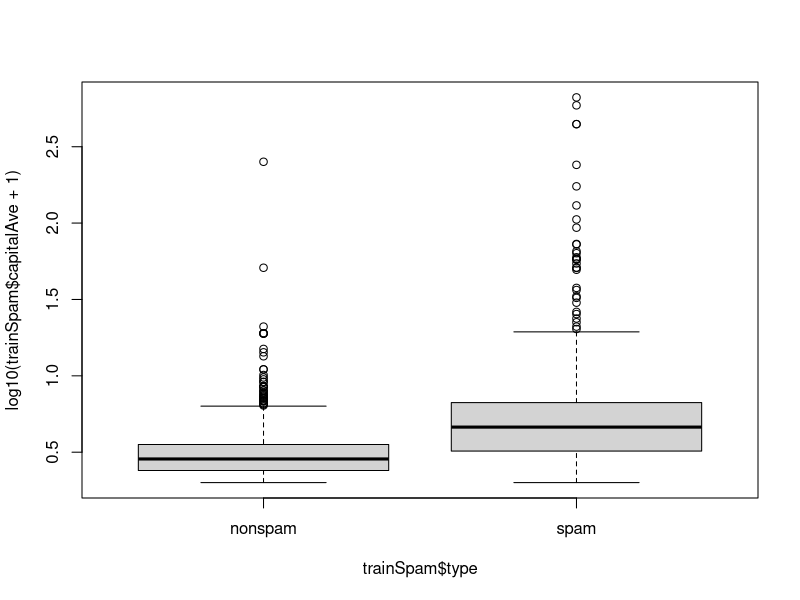
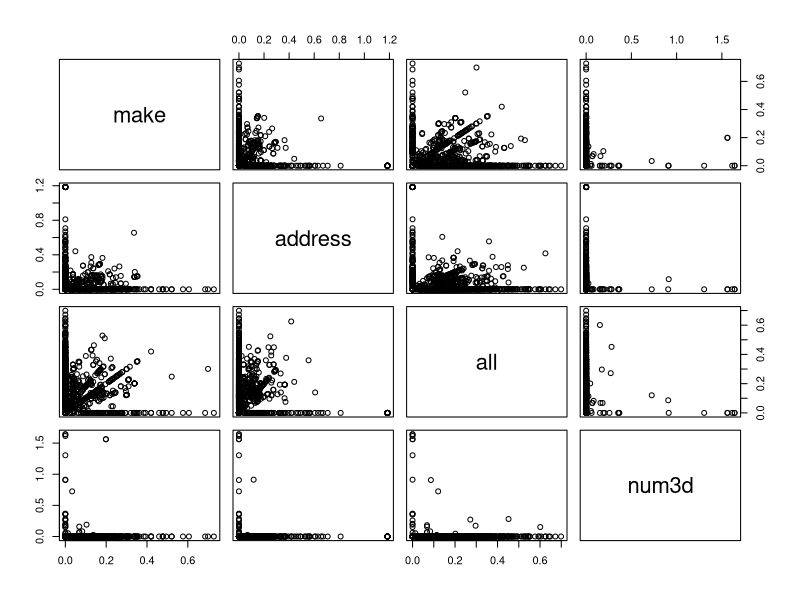
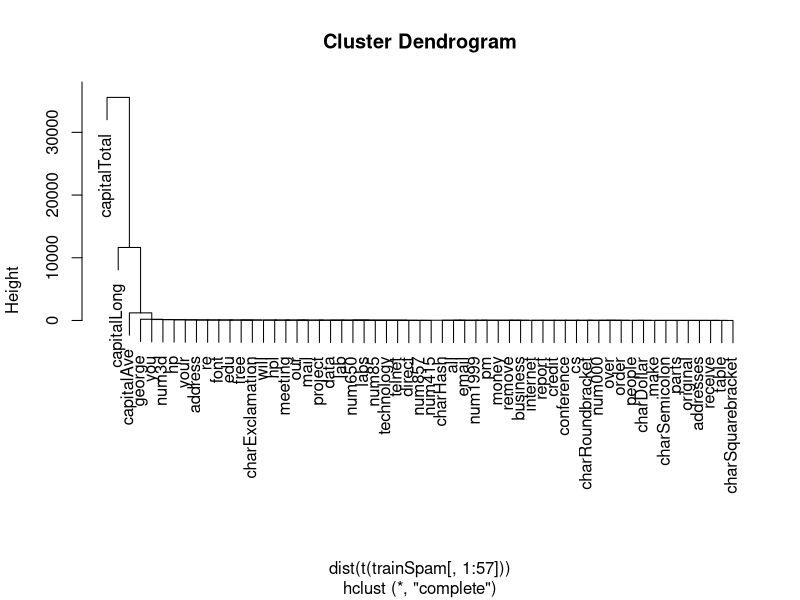
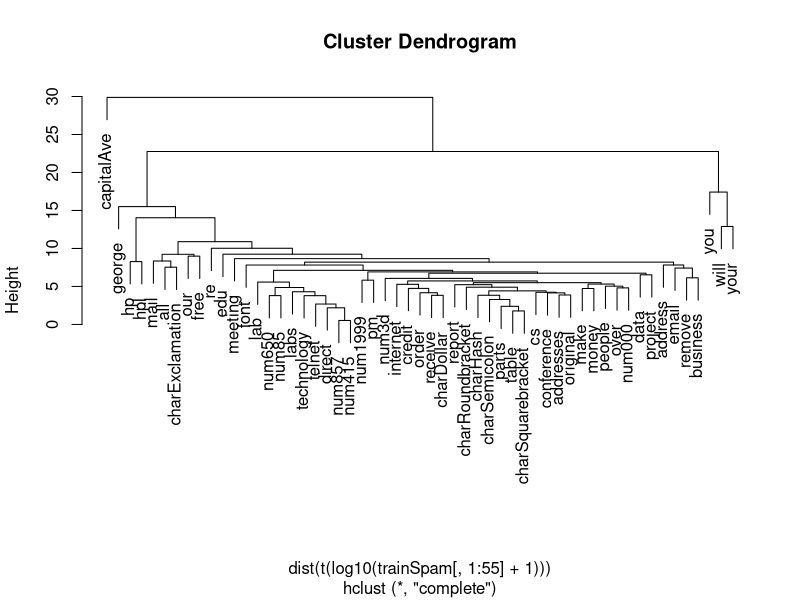

These figures' R source, in order:
## Exploratory data Analysis
## Statistical prediction/modeling
## Interpret results
## Challenge results
## Synthesize/write up results
## Create reproducible code

## SPAM Example

## Question to Answer - Can I automatically detect emails that are SPAM or not?
## Can I use quantitative charc on the emails to classify into SPAM or not?

library(kernlab)
# Data set is already clean
data(spam)
str(spam[,1:5])

# Spliting into train and test data sets - train and tets model

set.seed(3435)
trainIndicator = rbinom(4601, size = 1, prob = 0.5)  # coinflip to select half of the data set
table(trainIndicator)

trainSpam = spam[trainIndicator == 1, ]
testSpam = spam[trainIndicator == 0, ]

## Exploratory data analysis
# - summ data
# - checking missing data
# - exploratory plots
# - exploratory analysis

names(trainSpam)
head(trainSpam)

table(trainSpam$type)
# 1381 nonspam and 906 classified as spam
plot(log10(trainSpam$capitalAve + 1) ~ trainSpam$type) # capitalAve = averaga number of capital letters
# add 1 to not take log of zeros - spam emails have a much higher rate of capital letters

# Relationship between predictors
plot(log10(trainSpam[,1:4]+1))
# some are correlated and some no

# Cluster analysis
hCluster = hclust(dist(t(trainSpam[,1:57])))
plot(hCluster)
hClusterUpdated = hclust(dist(t(log10(trainSpam[,1:55]+1))))
plot(hClusterUpdated)

# cluster with capital average, you, your, will 

## Statistical modeling - logistic regression to see if we can predict wether an email is SPAM or not
# using a single variable

trainSpam$numType = as.numeric(trainSpam$type) - 1 
costFunction = function(x, y) sum(x != (y > 0.5))
cvError = rep(NA, 55)
library(boot)

for (i in 1:55){
        lmFormula = reformulate(names(trainSpam)[i], response = "numType")
        glmfit = glm(lmFormula, family = "binomial", data = trainSpam)
        cvError[i] = cv.glm(trainSpam, glmfit, costFunction, 2)$delta[2]
}
names(trainSpam)[which.min(cvError)]

# Predictor that has the minimum cvError is "CharDollar" = number of dollar signs in the email

# Using the best model from the group
predictionModel = glm(numType ~ charDollar, family = "binomial", data = trainSpam)

## Get the predictions on the test data
predictionTest = predict(predictionModel, testSpam)
predictedSpam = rep("nonspam", dim(testSpam)[1])

# Classify as "spam" for those with prob > 0.5
predictedSpam[predictionModel$fitted > 0.5 ] = "spam"


# Classification table

table(predictedSpam, testSpam$type)

## Error rate
(61+458)/(1346 + 61 + 458 + 449)
# About 22%

## Our Results
# - the fraction of characters that are dollar signs can be used to predict if an email is Spam
# - Anything with more than 6.6% dollar signs is classified as Spam
# - more dollar signs always means more Spam under our prediction
# - our test set error rate was 22.4 %

## Challenge results
# - Question, Data Source, Processing, Analysis, Conclusions
# - Challenge measures of uncertainty
# - why is it an appropriate model
# - think potential alternative analyses

## Synthesize/ write-up reuslts
# - Lead with the question
# - Summarize the analyses into the story
# - if it is needed for the story - INCLUDE
# - if it is needed to address a challenge - INCLUDE
# - order analyses according to the story
# - include "pretty" figures

# Can I use quantitative characterstics of the emails to classify them as SPAM/HAM?
# Collected data from UCI -> created training/test sets
# Explored relationships
# Choose logistic model on training set by cross validation
# Applied to the test, 78% test set accuracy
# Number of dollar signs seems reasonable, e.g. "Make money with $$$$$
# 78 % isn't that great
# I could use more variables
# Why logistic regression

## Create reproducible code
